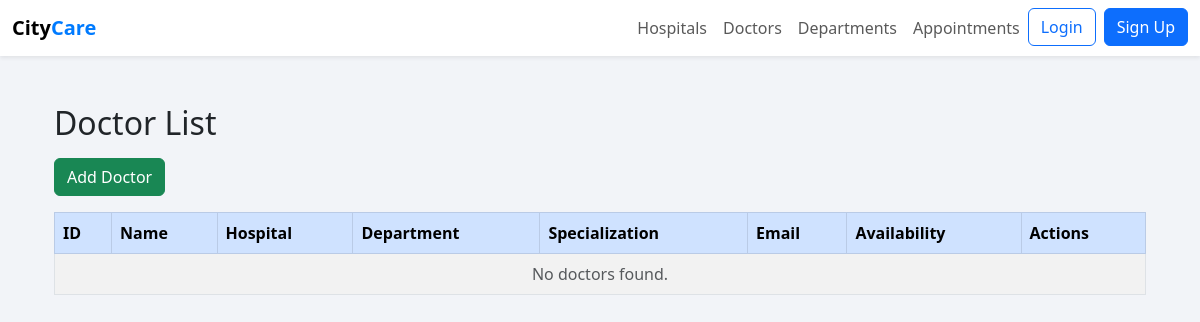
The page /hospitalinfo/doctor_list/ on the database as committed earlier.
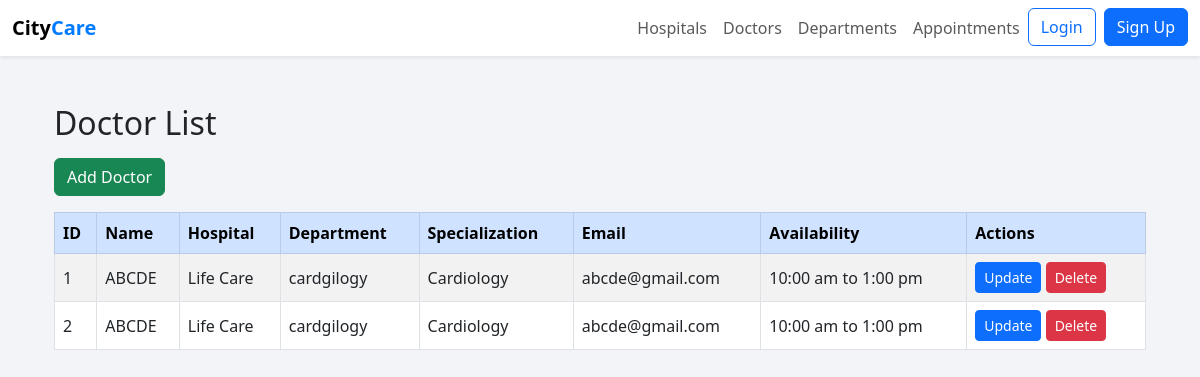
The same page on the database as committed later.
### hospitalinfo/models.py (models this page shows, shortened)
class Doctor(models.Model):
    doctorid = models.AutoField(primary_key=True)
    hospital = models.ForeignKey(Hospital, on_delete=models.CASCADE, related_name="doctors")
    dept = models.ForeignKey(Department, on_delete=models.SET_NULL, null=True, related_name="doctors")
    name = models.CharField(max_length=100)
    qualification = models.CharField(max_length=100)
    specialization = models.CharField(max_length=100)
    email = models.EmailField()
    availability = models.CharField(max_length=100)
    rating = models.DecimalField(max_digits=2, decimal_places=1, null=True, blank=True)

class Hospital(models.Model):
    hospitalid = models.AutoField(primary_key=True)
    name = models.CharField(max_length=255)
    address = models.TextField()
    city = models.CharField(max_length=100)
    state = models.CharField(max_length=100)
    contactnumber = models.CharField(max_length=20)
    email = models.EmailField()
    website = models.URLField(blank=True, null=True)
    rating = models.DecimalField(max_digits=2, decimal_places=1, null=True, blank=True)
    createdat = models.DateTimeField(auto_now_add=True)

class Department(models.Model):
    deptid = models.AutoField(primary_key=True)
    hospital = models.ForeignKey(Hospital, on_delete=models.CASCADE, related_name="departments")
    name = models.CharField(max_length=100)
    description = models.TextField()

### hospitalinfo/views.py (the view)
# urls.py: path('doctor_list/', doctor_list, name='doctor_list'),
def doctor_list(request):
    doctors = Doctor.objects.all()
    return render(request, 'doctor_list.html', {'doctors': doctors})

### templates/doctor_list.html (shortened to what this page needs)
{% extends "base.html" %}
{% block content %}
<div class="container py-4">
    <h2 class="mb-3">Doctor List</h2>
    <a href="{% url 'hospitalinfo:add_doctor' %}" class="btn btn-success mb-3">
        Add Doctor
    </a>
    <div class="table-responsive">
        <table class="table table-striped table-bordered align-middle">
            <thead class="table-primary">
            <tr>
                <th>ID</th>
                <th>Name</th>
                <th>Hospital</th>
                <th>Department</th>
                <th>Specialization</th>
                <th>Email</th>
                <th>Availability</th>
                <th>Actions</th>
            </tr>
            </thead>
            <tbody>
            {% for doctor in doctors %}
                <tr>
                    <td>{{ doctor.pk }}</td>
                    <td>{{ doctor.name }}</td>
                    <td>{{ doctor.hospital.name }}</td>
                    <td>{{ doctor.dept.name }}</td>
                    <td>{{ doctor.specialization }}</td>
                    <td>{{ doctor.email }}</td>
                    <td>{{ doctor.availability }}</td>
                    <td>
                        <a href="{% url 'hospitalinfo:update_doctor' doctor_id=doctor.pk %}"
                           class="btn btn-sm btn-primary">
                            Update
                        </a>
                        <a href="{% url 'hospitalinfo:delete_doctor' doctor_id=doctor.pk %}"
                           class="btn btn-sm btn-danger"
                           onclick="return confirm('Delete this doctor?');">
                            Delete
                        </a>
                    </td>
                </tr>
            {% empty %}
                <tr>
                    <td colspan="8" class="text-center text-muted">
                        No doctors found.
                    </td>
                </tr>
            {% endfor %}
            </tbody>
        </table>
    </div>
</div>
{% endblock %}

Rows that differ between the two databases and show on the page:
added Doctor: pk "1", name "ABCDE", hospital.name "Life Care", dept.name "cardgilogy", specialization "Cardiology", email "abcde@gmail.com", availability "10:00 am to 1:00 pm"
added Doctor: pk "2", name "ABCDE", hospital.name "Life Care", dept.name "cardgilogy", specialization "Cardiology", email "abcde@gmail.com", availability "10:00 am to 1:00 pm"
Other text that changed with them:
text no longer shown: "No doctors found."
